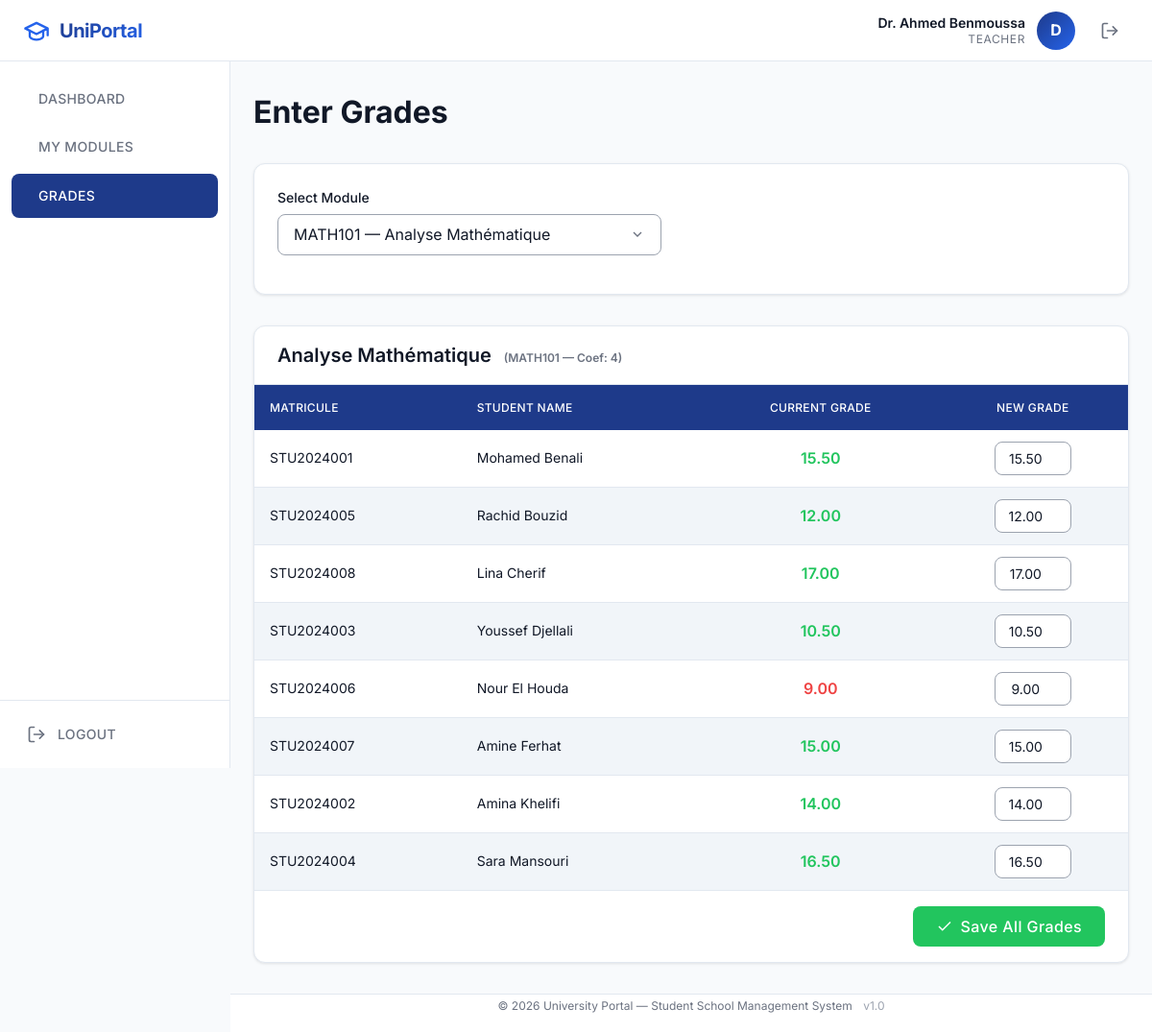
The page /teacher/grades.php?module_id=1 (signed in) on the database its author committed.
### tables this page shows
CREATE TABLE IF NOT EXISTS modules (
    id          INT AUTO_INCREMENT PRIMARY KEY,
    code        VARCHAR(20)     NOT NULL UNIQUE,
    name        VARCHAR(150)    NOT NULL,
    coefficient INT             NOT NULL DEFAULT 1,
    teacher_id  INT             NULL,
    created_at  TIMESTAMP       DEFAULT CURRENT_TIMESTAMP,
    INDEX idx_module_code (code),
    INDEX idx_module_teacher (teacher_id),
    CONSTRAINT fk_module_teacher
        FOREIGN KEY (teacher_id) REFERENCES teachers(id)
        ON DELETE SET NULL ON UPDATE CASCADE
);

CREATE TABLE IF NOT EXISTS grades (
    id          INT AUTO_INCREMENT PRIMARY KEY,
    student_id  INT             NOT NULL,
    module_id   INT             NOT NULL,
    grade       DECIMAL(5,2)    NOT NULL CHECK (grade >= 0 AND grade <= 20),
    created_at  TIMESTAMP       DEFAULT CURRENT_TIMESTAMP,
    updated_at  TIMESTAMP       DEFAULT CURRENT_TIMESTAMP ON UPDATE CURRENT_TIMESTAMP,
    UNIQUE KEY uk_student_module (student_id, module_id),
    INDEX idx_grade_student (student_id),
    INDEX idx_grade_module (module_id),
    CONSTRAINT fk_grade_student
        FOREIGN KEY (student_id) REFERENCES students(id)
        ON DELETE CASCADE ON UPDATE CASCADE,
    CONSTRAINT fk_grade_module
        FOREIGN KEY (module_id) REFERENCES modules(id)
        ON DELETE CASCADE ON UPDATE CASCADE
);

CREATE TABLE IF NOT EXISTS students (
    id          INT AUTO_INCREMENT PRIMARY KEY,
    matricule   VARCHAR(20)     NOT NULL UNIQUE,
    first_name  VARCHAR(100)    NOT NULL,
    last_name   VARCHAR(100)    NOT NULL,
    birth_date  DATE            NULL,
    email       VARCHAR(150)    NOT NULL UNIQUE,
    password    VARCHAR(255)    NOT NULL,
    level       VARCHAR(20)     NOT NULL DEFAULT 'L1',
    created_at  TIMESTAMP       DEFAULT CURRENT_TIMESTAMP,
    INDEX idx_student_matricule (matricule),
    INDEX idx_student_email (email),
    INDEX idx_student_level (level)
);

### includes/auth.php (called while the page is built, shortened)
<?php
function e(string $value): string
{
    return htmlspecialchars($value, ENT_QUOTES, 'UTF-8');
}

### teacher/grades.php (the view, shortened to what this page needs)
<?php
require_once __DIR__ . '/../includes/auth.php';
require_once __DIR__ . '/../config/database.php';
$teacherId = $_SESSION['user_id'];
$stmt = $pdo->prepare("SELECT id, code, name, coefficient FROM modules WHERE teacher_id = ? ORDER BY code");
$stmt->execute([$teacherId]);
$modules = $stmt->fetchAll();
$selectedModule = isset($_GET['module_id']) ? (int)$_GET['module_id'] : 0;
$moduleInfo = null;
$studentGrades = [];
if ($selectedModule > 0) {
    $stmt = $pdo->prepare("SELECT * FROM modules WHERE id = ? AND teacher_id = ?");
    $stmt->execute([$selectedModule, $teacherId]);
    $moduleInfo = $stmt->fetch();
    if ($moduleInfo) {
        $stmt = $pdo->prepare("
            SELECT s.id, s.matricule, s.first_name, s.last_name, g.grade
            FROM students s
            LEFT JOIN grades g ON g.student_id = s.id AND g.module_id = ?
            ORDER BY s.last_name, s.first_name
        ");
        $stmt->execute([$selectedModule]);
        $studentGrades = $stmt->fetchAll();
    }
}
include __DIR__ . '/../includes/header.php';
include __DIR__ . '/../includes/sidebar.php';
?>
<div class="page-header">
    <h1>Enter Grades</h1>
</div>
<div class="card mb-32">
    <div class="form-group">
        <label class="form-label">Select Module</label>
        <select class="form-control" onchange="window.location='grades.php?module_id='+this.value" style="max-width:400px;">
            <?php foreach ($modules as $m): ?>
                <option value="<?php echo $m['id']; ?>" <?php echo $selectedModule == $m['id'] ? 'selected' : ''; ?>>
                    <?php echo e($m['code'] . ' — ' . $m['name']); ?>
                </option>
            <?php endforeach; ?>
        </select>
    </div>
</div>
<?php if ($moduleInfo && !empty($studentGrades)): ?>
    <div class="table-container">
        <div class="table-toolbar">
            <h3 style="margin:0;">
                <?php echo e($moduleInfo['name']); ?>
                <span class="text-small" style="margin-left:8px;">(<?php echo e($moduleInfo['code']); ?> — Coef: <?php echo $moduleInfo['coefficient']; ?>)</span>
            </h3>
        </div>
        <form method="POST">
            <table class="responsive-table">
                <thead>
                    <tr>
                        <th>Matricule</th>
                        <th>Student Name</th>
                        <th class="text-center">Current Grade</th>
                        <th class="text-center">New Grade</th>
                    </tr>
                </thead>
                <tbody>
                    <?php foreach ($studentGrades as $sg): ?>
                        <tr>
                            <td data-label="Matricule"><?php echo e($sg['matricule']); ?></td>
                            <td data-label="Student"><?php echo e($sg['first_name'] . ' ' . $sg['last_name']); ?></td>
                            <td data-label="Current Grade" class="text-center">
                                <?php if ($sg['grade'] !== null): ?>
                                    <span class="grade-value <?php echo $sg['grade'] >= 10 ? 'grade-pass' : 'grade-fail'; ?>">
                                        <?php echo number_format($sg['grade'], 2); ?>
                                    </span>
                                <?php else: ?>
                                    <span style="color:var(--gray-400)">—</span>
                                <?php endif; ?>
                            </td>
                            <td data-label="New Grade" class="text-center">
                                <input type="number" name="grades[<?php echo $sg['id']; ?>]"
                                       class="form-control grade-input"
                                       min="0" max="20" step="0.25"
                                       value="<?php echo $sg['grade'] !== null ? number_format($sg['grade'], 2) : ''; ?>"
                                       placeholder="0-20"
                                       style="display:inline-block; margin:0 auto;">
                            </td>
                        </tr>
                    <?php endforeach; ?>
                </tbody>
            </table>
            <div style="padding:16px 24px; display:flex; justify-content:flex-end;">
                <button type="submit" class="btn btn-success">
                    <svg width="18" height="18" viewBox="0 0 24 24" fill="none" stroke="currentColor" stroke-width="2"><polyline points="20 6 9 17 4 12"/></svg>
                    Save All Grades
                </button>
            </div>
        </form>
    </div>
<?php elseif ($selectedModule > 0 && !$moduleInfo): ?>
    <div class="alert alert-danger">This module is not assigned to you.</div>
<?php endif; ?>
<?php include __DIR__ . '/../includes/footer.php'; ?>

### assets/css/style.css (style rules this page uses)
:root { --primary: #1e3a8a; --secondary: #2563eb; --bg: #f8fafc; --text: #111827; --success: #22c55e; --danger: #ef4444; --white: #ffffff; --gray-100: #f1f5f9; --gray-200: #e2e8f0; --gray-400: #9ca3af; --gray-500: #6b7280; --primary-80: rgba(30, 58, 138, 0.8); --header-h: 64px; --sidebar-w: 240px; --footer-h: 40px; --radius: 8px; --radius-lg: 12px; --z-header: 1000; --z-sidebar: 900; --z-modal: 2000; --z-toast: 2500; --shadow-sm: 0 1px 3px rgba(0,0,0,0.1); --shadow-md: 0 4px 12px rgba(0,0,0,0.12); --shadow-lg: 0 10px 30px rgba(0,0,0,0.15); --transition: 0.3s ease; }
*, *::before, *::after { margin: 0; padding: 0; box-sizing: border-box; }
html { font-size: 16px; scroll-behavior: smooth; }
body { font-family: 'Inter', Arial, sans-serif; color: var(--text); background: var(--bg); line-height: 1.6; min-height: 100vh; -webkit-font-smoothing: antialiased; -moz-osx-font-smoothing: grayscale; }
h1 { font-size: 32px; font-weight: 700; line-height: 1.3; margin-bottom: 16px; }
h3 { font-size: 20px; font-weight: 600; line-height: 1.4; margin-bottom: 8px; }
small, .text-small { font-size: 12px; color: var(--gray-500); }
.page-header { display: flex; align-items: center; justify-content: space-between; flex-wrap: wrap; gap: 16px; margin-bottom: 32px; }
.page-header h1 { margin-bottom: 0; }
.btn { display: inline-flex; align-items: center; justify-content: center; gap: 8px; padding: 12px 24px; border: none; border-radius: var(--radius); font-family: inherit; font-size: 16px; font-weight: 500; letter-spacing: 0.025em; cursor: pointer; transition: all var(--transition); line-height: 1; text-decoration: none; }
.btn-success { background: var(--success); color: var(--white); }
.card { background: var(--white); border: 1px solid var(--gray-200); border-radius: var(--radius-lg); padding: 24px; box-shadow: var(--shadow-sm); transition: box-shadow var(--transition); }
.table-container { background: var(--white); border: 1px solid var(--gray-200); border-radius: var(--radius-lg); overflow: hidden; box-shadow: var(--shadow-sm); }
.table-toolbar { display: flex; align-items: center; justify-content: space-between; flex-wrap: wrap; gap: 16px; padding: 16px 24px; border-bottom: 1px solid var(--gray-200); }
table { width: 100%; border-collapse: collapse; font-size: 14px; }
thead th { background: var(--primary); color: var(--white); font-weight: 500; text-align: left; padding: 14px 16px; white-space: nowrap; letter-spacing: 0.025em; text-transform: uppercase; font-size: 12px; }
tbody td { padding: 12px 16px; border-bottom: 1px solid var(--gray-200); vertical-align: middle; }
tbody tr:nth-child(even) { background: var(--gray-100); }
.text-center { text-align: center; }
.form-group { margin-bottom: 16px; }
.form-label { display: block; font-weight: 500; font-size: 14px; margin-bottom: 6px; color: var(--text); }
.form-control { width: 100%; padding: 12px 16px; border: 1px solid var(--gray-400); border-radius: var(--radius); font-family: inherit; font-size: 16px; color: var(--text); background: var(--white); transition: all var(--transition); outline: none; }
select.form-control { appearance: none; background-repeat: no-repeat; background-position: right 16px center; padding-right: 44px; }
.grade-input { width: 80px; padding: 8px 12px; text-align: center; font-size: 14px; }
.grade-value { font-weight: 600; font-size: 16px; }
.grade-pass { color: var(--success); }
.grade-fail { color: var(--danger); }
.mb-32 { margin-bottom: 32px; }

### rows shown on the page
modules: name "Analyse Mathématique", code "MATH101", coefficient "4"
grades: student.matricule "STU2024001", student.last_name "Mohamed Benali", grade "15.50"
grades: student.matricule "STU2024005", student.last_name "Rachid Bouzid", grade "12.00"
grades: student.matricule "STU2024008", student.last_name "Lina Cherif", grade "17.00"
grades: student.matricule "STU2024003", student.last_name "Youssef Djellali", grade "10.50"
grades: student.matricule "STU2024006", student.last_name "Nour El Houda", grade "9.00"
grades: student.matricule "STU2024007", student.last_name "Amine Ferhat", grade "15.00"
grades: student.matricule "STU2024002", student.last_name "Amina Khelifi", grade "14.00"
grades: student.matricule "STU2024004", student.last_name "Sara Mansouri", grade "16.50"

### other values the page prints
$userName "Dr. Ahmed Benmoussa"
$userRole "TEACHER"
substr($userName, 0, 1) "D"
$item['label'] "DASHBOARD"
$item['label'] "MY MODULES"
$item['label'] "GRADES"
form field value "MATH101 — Analyse Mathématique"
